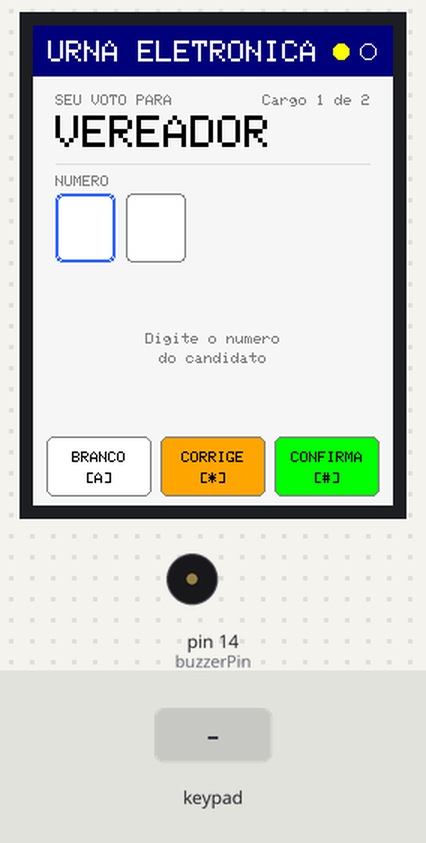
A sketch run on a simulated Arduino Mega 2560, built with avr-gcc and run on an emulated ATmega2560. Shown: 240×320 colour display, buzzer (waves = sounding). Inputs (shaded band) come from the test bench. What the sketch prints to the serial monitor is not drawn.

Above: at 1.4 s.
1.5 s: keypad keys 5 4 3 2 # pressed 0.4 s apart
At 4.7 s:
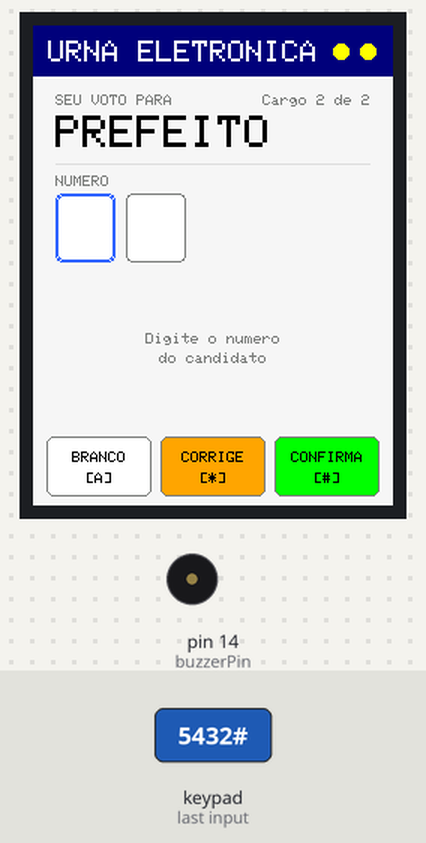
5.0 s: keypad keys 1 3 9 7 # pressed 0.4 s apart
At 7.4 s:
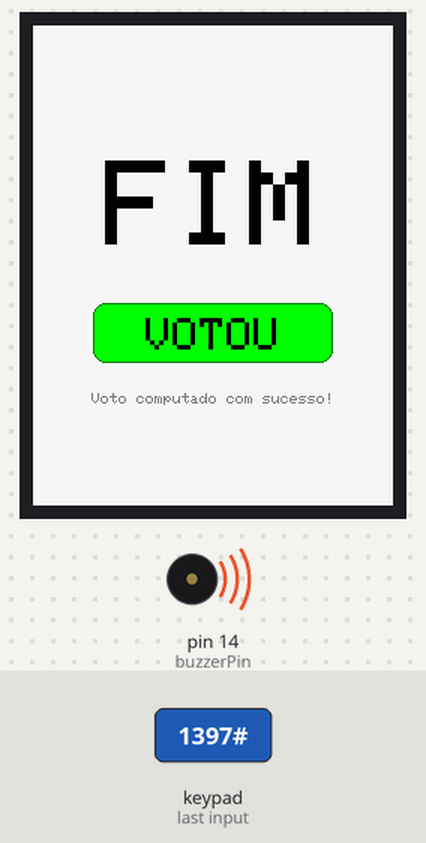
8.5 s: key 'A' pressed
At 10.6 s:
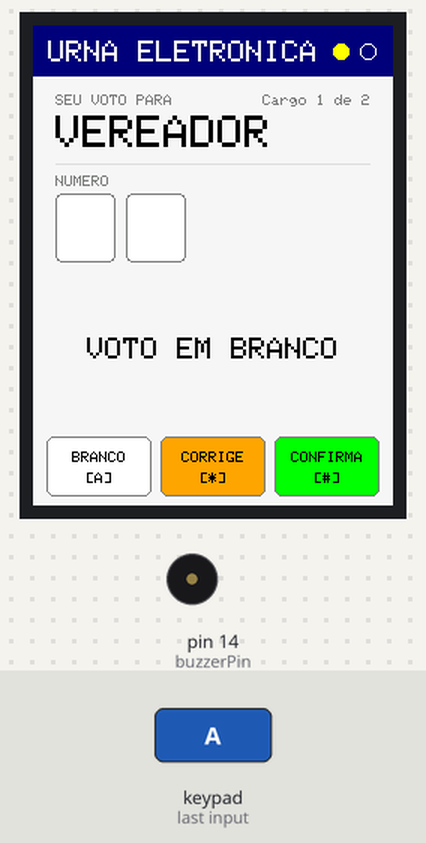
10.9 s: key '1' pressed
At 11.5 s:
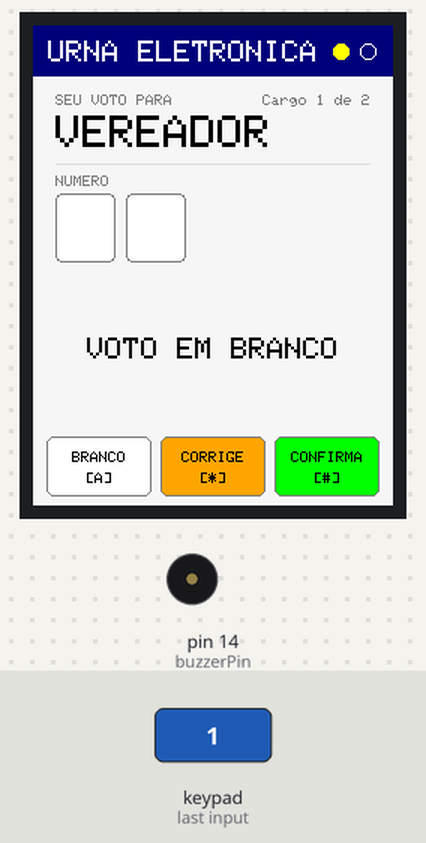
12.4 s: key '#' pressed
At 14.0 s:
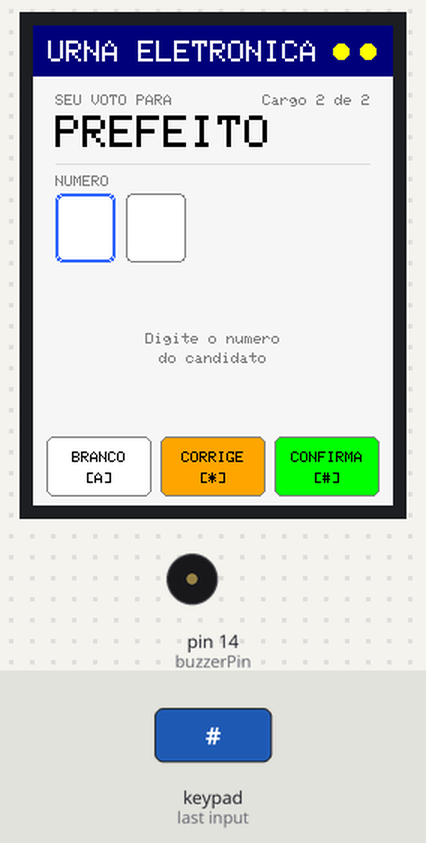
14.3 s: keypad keys 5 4 3 2 A pressed 0.4 s apart
At 16.6 s:
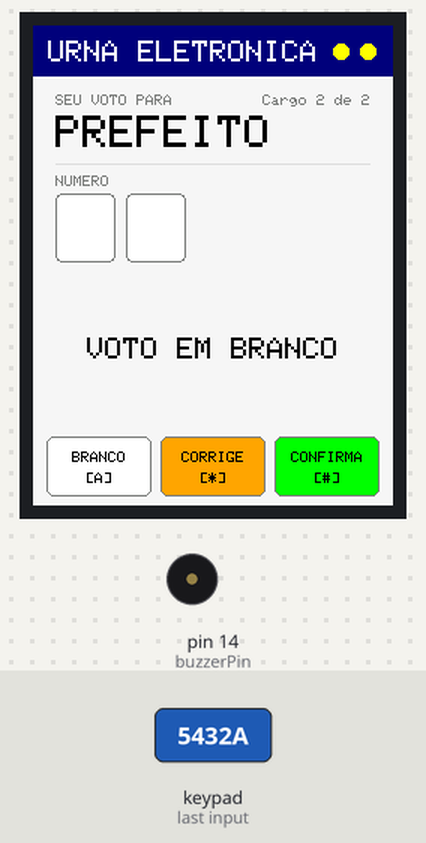
Timing chart, 0 to 18.1 s (numbered marks = the images above; inputs shaded):
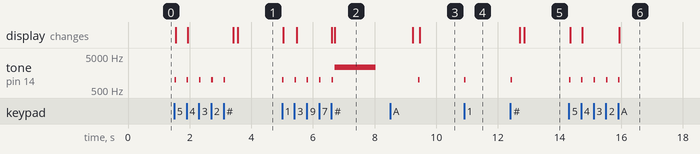

The sketch:

urna_eletronica.ino
```cpp
#include <Keypad.h>
#include <SPI.h>
#include <Adafruit_GFX.h>
#include <Adafruit_ILI9341.h>

// ============================================================
//  URNA ELETRONICA - Arduino Mega + ILI9341 (240x320) + Keypad 4x4
//
//  Teclas:
//    0-9 = digitar numero
//    A   = BRANCO
//    *   = CORRIGE
//    #   = CONFIRMA
// ============================================================

// ---------- Display ----------
#define TFT_CS 10
#define TFT_DC 53
Adafruit_ILI9341 tft = Adafruit_ILI9341(TFT_CS, TFT_DC);

const int LARGURA = 240;

// ---------- Cores (RGB565) ----------
#define COR_FUNDO       0xF7BE            // cinza muito claro (como a urna real)
#define COR_TEXTO       ILI9341_BLACK
#define COR_CABECALHO   ILI9341_NAVY
#define COR_DESTAQUE    0x333F            // azul
#define COR_CINZA       0x7BEF
#define COR_CINZA_CLARO 0xDEFB
#define COR_VERDE_ESC   ILI9341_DARKGREEN
#define COR_BTN_BRANCO  ILI9341_WHITE
#define COR_BTN_CORRIGE ILI9341_ORANGE
#define COR_BTN_CONFIRMA ILI9341_GREEN

// ---------- Teclado matricial ----------
const byte ROWS = 4;
const byte COLS = 4;

char hexaKeys[ROWS][COLS] = {
  {'1', '2', '3', 'A'},
  {'4', '5', '6', 'B'},
  {'7', '8', '9', 'C'},
  {'*', '0', '#', 'D'}
};

byte rowPins[ROWS] = {5, 4, 3, 2};
byte colPins[COLS] = {A3, A2, A1, A0};

Keypad customKeypad = Keypad(makeKeymap(hexaKeys), rowPins, colPins, ROWS, COLS);

// ---------- Buzzer (passivo) ----------
const int buzzerPin = 14;

// Som longo de FIM: valores medidos do audio real da urna
const int FREQ_FIM = 2332;   // Hz
const int DUR_FIM  = 1343;   // ms

// Bipe de tecla: AINDA sao valores de teste.
// Para ficar fiel, corte um bipe de tecla no video, rode o analisa.py e troque aqui.
const int FREQ_TECLA = 1000; // Hz
const int DUR_TECLA  = 50;   // ms

// ---------- Estado da votacao ----------
String numeroDigitado = "";
bool votoBranco = false;
int etapaVotacao = 1;        // 1 = Vereador, 2 = Prefeito
String votoCargo1 = "";
String votoCargo2 = "";

const char* nomesCargo[] = {"", "VEREADOR", "PREFEITO"};

// ---------- Candidatos ----------
struct Candidato {
  const char* numero;
  const char* nome;
  const char* partido;
};

Candidato candidatos[] = {
  {"13", "Ana Souza",    "Partido A"},
  {"22", "Carlos Silva", "Partido B"},
  {"45", "Mariana Lima", "Partido C"}
};
const int totalCandidatos = 3;

// ============================================================
//  SETUP / LOOP
// ============================================================
void setup() {
  Serial.begin(9600);
  pinMode(buzzerPin, OUTPUT);

  tft.begin();
  tft.setRotation(0);
  desenharTelaVotacao();
}

void loop() {
  char tecla = customKeypad.getKey();
  if (!tecla) return;

  bipeTecla();

  // Digitos
  if (tecla >= '0' && tecla <= '9') {
    if (!votoBranco && numeroDigitado.length() < 2) {
      numeroDigitado += tecla;
      atualizarCampos();
    }
  }
  // BRANCO
  else if (tecla == 'A') {
    numeroDigitado = "";
    votoBranco = true;
    atualizarCampos();
  }
  // CORRIGE
  else if (tecla == '*') {
    numeroDigitado = "";
    votoBranco = false;
    atualizarCampos();
  }
  // CONFIRMA
  else if (tecla == '#') {
    if (votoBranco || numeroDigitado.length() == 2) {
      confirmarVoto();
    }
  }
}

// ============================================================
//  SONS
// ============================================================
void bipeTecla() {
  tone(buzzerPin, FREQ_TECLA, DUR_TECLA);
}

// Som longo de FIM, com a frequencia e a duracao medidas
void tocarSomUrna() {
  tone(buzzerPin, FREQ_FIM, DUR_FIM);
}

// ============================================================
//  AUXILIARES DE DESENHO
// ============================================================
void textoCentral(const __FlashStringHelper* txt, int y, uint8_t tamanho, uint16_t cor) {
  int largura = strlen_P((PGM_P)txt) * 6 * tamanho;
  tft.setTextSize(tamanho);
  tft.setTextColor(cor);
  tft.setCursor((LARGURA - largura) / 2, y);
  tft.print(txt);
}

// Nome em ate 2 linhas (quebra no primeiro espaco)
void imprimirNome(const char* nome, int x, int y) {
  char buf[24];
  strncpy(buf, nome, sizeof(buf) - 1);
  buf[sizeof(buf) - 1] = 0;

  char* esp = strchr(buf, ' ');
  tft.setTextSize(2);
  tft.setTextColor(COR_VERDE_ESC);
  tft.setCursor(x, y);
  if (esp) {
    *esp = 0;
    tft.print(buf);
    tft.setCursor(x, y + 18);
    tft.print(esp + 1);
  } else {
    tft.print(buf);
  }
}

void desenharBotao(int x, int y, int w, int h, uint16_t cor,
                   const __FlashStringHelper* rotulo, const __FlashStringHelper* tecla) {
  tft.fillRoundRect(x, y, w, h, 5, cor);
  tft.drawRoundRect(x, y, w, h, 5, COR_CINZA);
  tft.setTextColor(COR_TEXTO);
  tft.setTextSize(1);

  int lr = strlen_P((PGM_P)rotulo) * 6;
  tft.setCursor(x + (w - lr) / 2, y + 10);
  tft.print(rotulo);

  int lt = strlen_P((PGM_P)tecla) * 6;
  tft.setCursor(x + (w - lt) / 2, y + 24);
  tft.print(tecla);
}

// ============================================================
//  TELA DE VOTACAO
// ============================================================
void desenharTelaVotacao() {
  tft.fillScreen(COR_FUNDO);

  // ---- Cabecalho ----
  tft.fillRect(0, 0, LARGURA, 34, COR_CABECALHO);
  tft.setTextColor(ILI9341_WHITE);
  tft.setTextSize(2);
  tft.setCursor(10, 10);
  tft.print(F("URNA ELETRONICA"));

  // Indicador de etapa (2 bolinhas)
  for (int i = 1; i <= 2; i++) {
    int cx = 205 + (i - 1) * 18;
    if (i <= etapaVotacao) {
      tft.fillCircle(cx, 17, 5, ILI9341_YELLOW);
    } else {
      tft.drawCircle(cx, 17, 5, ILI9341_WHITE);
    }
  }

  // ---- Cargo ----
  tft.setTextSize(1);
  tft.setTextColor(COR_CINZA);
  tft.setCursor(15, 46);
  tft.print(F("SEU VOTO PARA"));
  tft.setCursor(LARGURA - 15 - 12 * 6, 46);
  tft.print(F("Cargo "));
  tft.print(etapaVotacao);
  tft.print(F(" de 2"));

  tft.setTextSize(3);
  tft.setTextColor(COR_TEXTO);
  tft.setCursor(15, 60);
  tft.print(nomesCargo[etapaVotacao]);

  tft.drawFastHLine(15, 92, LARGURA - 30, COR_CINZA_CLARO);

  // ---- Rotulo do numero ----
  tft.setTextSize(1);
  tft.setTextColor(COR_CINZA);
  tft.setCursor(15, 100);
  tft.print(F("NUMERO"));

  // ---- Botoes do rodape ----
  desenharBotao(9,   274, 70, 40, COR_BTN_BRANCO,   F("BRANCO"),   F("[A]"));
  desenharBotao(85,  274, 70, 40, COR_BTN_CORRIGE,  F("CORRIGE"),  F("[*]"));
  desenharBotao(161, 274, 70, 40, COR_BTN_CONFIRMA, F("CONFIRMA"), F("[#]"));

  atualizarCampos();
}

void atualizarCampos() {
  desenharCaixasNumero();
  desenharAreaCandidato();
}

void desenharCaixasNumero() {
  for (int i = 0; i < 2; i++) {
    int x = 15 + i * 47;
    int y = 112;

    tft.fillRoundRect(x, y, 40, 46, 4, ILI9341_WHITE);

    // Borda: azul (dupla) na caixa ativa, cinza nas demais
    bool ativa = (!votoBranco && i == (int)numeroDigitado.length());
    uint16_t corBorda = ativa ? COR_DESTAQUE : COR_CINZA;
    tft.drawRoundRect(x, y, 40, 46, 4, corBorda);
    if (ativa) tft.drawRoundRect(x + 1, y + 1, 38, 44, 4, corBorda);

    if (i < (int)numeroDigitado.length()) {
      tft.setTextSize(4);
      tft.setTextColor(COR_TEXTO);
      tft.setCursor(x + 8, y + 7);
      tft.print(numeroDigitado[i]);
    }
  }
}

void desenharAreaCandidato() {
  // Limpa a area
  tft.fillRect(10, 166, 220, 100, COR_FUNDO);

  // Voto em branco
  if (votoBranco) {
    textoCentral(F("VOTO EM BRANCO"), 208, 2, COR_TEXTO);
    return;
  }

  // Aguardando digitos
  if (numeroDigitado.length() < 2) {
    textoCentral(F("Digite o numero"), 205, 1, COR_CINZA);
    textoCentral(F("do candidato"), 218, 1, COR_CINZA);
    return;
  }

  // Numero completo: busca candidato
  Candidato* c = buscarCandidato(numeroDigitado);

  if (c != nullptr) {
    // Cartao do candidato
    tft.fillRoundRect(15, 170, 210, 92, 6, ILI9341_WHITE);
    tft.drawRoundRect(15, 170, 210, 92, 6, COR_CINZA);

    // "Foto" (silhueta)
    tft.fillRect(23, 178, 64, 76, COR_CINZA_CLARO);
    tft.fillCircle(55, 204, 13, COR_CINZA);
    tft.fillRoundRect(33, 222, 44, 32, 14, COR_CINZA);
    tft.fillRect(23, 254, 64, 1, COR_CINZA_CLARO); // acabamento
    tft.drawRect(23, 178, 64, 76, COR_CINZA);

    // Dados
    tft.setTextSize(1);
    tft.setTextColor(COR_CINZA);
    tft.setCursor(97, 180);
    tft.print(F("Candidato(a)"));

    imprimirNome(c->nome, 97, 194);

    tft.setTextSize(1);
    tft.setTextColor(COR_CINZA);
    tft.setCursor(97, 232);
    tft.print(F("Partido"));

    tft.setTextSize(2);
    tft.setTextColor(COR_TEXTO);
    tft.setCursor(97, 243);
    tft.print(c->partido);
  } else {
    textoCentral(F("NUMERO ERRADO"), 195, 2, ILI9341_RED);
    textoCentral(F("VOTO NULO"), 222, 2, ILI9341_RED);
  }
}

Candidato* buscarCandidato(const String& num) {
  for (int i = 0; i < totalCandidatos; i++) {
    if (num == candidatos[i].numero) {
      return &candidatos[i];
    }
  }
  return nullptr;
}

// ============================================================
//  FLUXO DE VOTACAO
// ============================================================
void confirmarVoto() {
  String voto = votoBranco ? String("BRANCO") : numeroDigitado;

  if (etapaVotacao == 1) {
    votoCargo1 = voto;
    etapaVotacao = 2;
    numeroDigitado = "";
    votoBranco = false;
    delay(300);
    desenharTelaVotacao();
  } else {
    votoCargo2 = voto;
    processarFimVotacao();
  }
}

void processarFimVotacao() {
  tft.fillScreen(COR_FUNDO);

  // FIM grande (3 letras x 48 px = 144 px)
  tft.setTextSize(8);
  tft.setTextColor(COR_TEXTO);
  tft.setCursor((LARGURA - 144) / 2, 90);
  tft.print(F("FIM"));

  // Faixa "VOTOU"
  tft.fillRoundRect(40, 185, 160, 40, 8, COR_BTN_CONFIRMA);
  tft.drawRoundRect(40, 185, 160, 40, 8, COR_VERDE_ESC);
  textoCentral(F("VOTOU"), 195, 3, COR_TEXTO);

  textoCentral(F("Voto computado com sucesso!"), 245, 1, COR_CINZA);

  // Som longo medido do audio real
  tocarSomUrna();

  // Registro na serial (aqui voce pode salvar na EEPROM ou no cartao SD)
  Serial.print(F("Vereador: "));
  Serial.print(votoCargo1);
  Serial.print(F(" | Prefeito: "));
  Serial.println(votoCargo2);

  delay(DUR_FIM + 1200);

  // Reseta para o proximo eleitor
  etapaVotacao = 1;
  numeroDigitado = "";
  votoBranco = false;
  votoCargo1 = "";
  votoCargo2 = "";
  desenharTelaVotacao();
}
```

Measured:
- after the input at 1.5 s, tone on pin 14 (buzzerPin): alternates 1000 Hz for 0.05 s and silent for 0.35 s, 10 changes in all, then stays silent, starting at once; the display: first changes at once (image 1 shows a later state)
- after the input at 5.0 s, tone on pin 14 (buzzerPin): plays 1000 Hz for 0.05 s, 1000 Hz for 0.05 s, 1000 Hz for 0.05 s, 1000 Hz for 0.05 s, 1000 Hz for 0.05 s, 2332 Hz for 1.3 s, starting at once; the display: first changes at once (image 2 shows a later state)
- after the input at 8.5 s, tone on pin 14 (buzzerPin): silent → 1000 Hz after 0.91 s, → silent 0.05 s later
- after the input at 10.9 s, tone on pin 14 (buzzerPin): silent → 1000 Hz at once, → silent 0.05 s later
- after the input at 12.4 s, tone on pin 14 (buzzerPin): silent → 1000 Hz at once, → silent 0.05 s later; the display: first changes after 0.31 s (image 5 shows a later state)
- after the input at 14.3 s, tone on pin 14 (buzzerPin): alternates 1000 Hz for 0.05 s and silent for 0.35 s, 10 changes in all, then stays silent, starting at once; the display: first changes at once (image 6 shows a later state)
